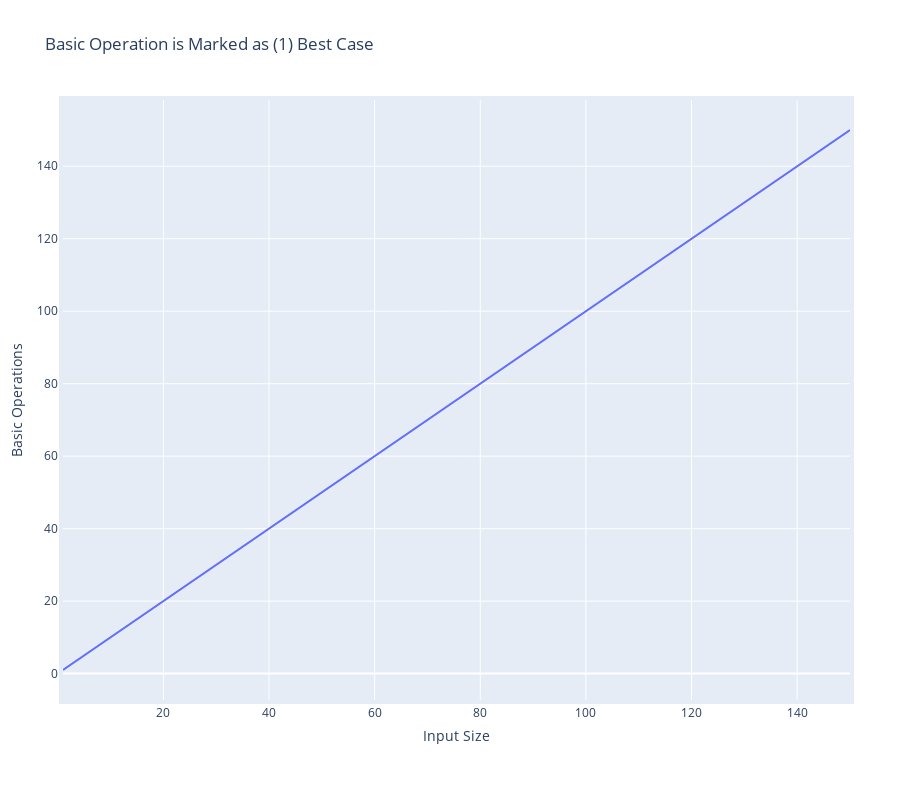

The code cell stored with this chart in its notebook:
### Code cell
# Creating the graph of basic operations for 1 
# for best worst and average case the function is n, which is the input size
# creating a graph with plotly


fig = go.Figure()

fig.add_trace(go.Scatter(x=input_sizes_list, y=input_sizes_list,
                    mode='lines',
                    name='Theoretical Best Case'))


fig.update_layout(title='Basic Operation is Marked as (1) Best Case',
                     xaxis_title='Input Size',
                     yaxis_title='Basic Operations')


# change figure size
fig.update_layout(
    autosize=False,
    width=900,
    height=800,
    margin=dict(
        l=50,
        r=50,
        b=100,
        t=100,
        pad=4
    ),
    paper_bgcolor="White",
)

fig.show()

### Figure 1 — Plotly figure (JSON) as saved in the notebook; plotly's stock layout.template omitted (floating-point values rounded to 4 significant figures)
{"data": [{"mode": "lines", "name": "Theoretical Best Case", "type": "scatter", "x": [1, 5, 10, 20, 30, 40, 50, 60, 70, 80, 90, 100, 110, 120, 130, 140, 150], "y": [1, 5, 10, 20, 30, 40, 50, 60, 70, 80, 90, 100, 110, 120, 130, 140, 150]}], "layout": {"autosize": false, "height": 800, "margin": {"b": 100, "l": 50, "pad": 4, "r": 50, "t": 100}, "paper_bgcolor": "White", "title": {"text": "Basic Operation is Marked as (1) Best Case"}, "width": 900, "xaxis": {"title": {"text": "Input Size"}}, "yaxis": {"title": {"text": "Basic Operations"}}}}
